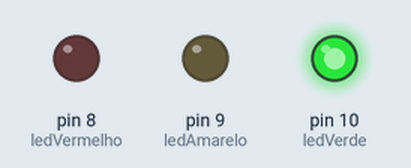
The sketch below on a simulated Arduino Uno, built with avr-gcc and run on an emulated ATmega328P. Parts: output pins drawn as LEDs (lit = HIGH).

Above: at 2.0 s.
At 5.0 s:
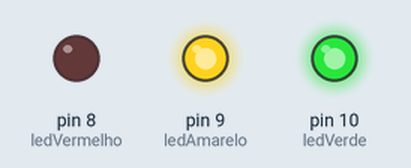
At 8.0 s:
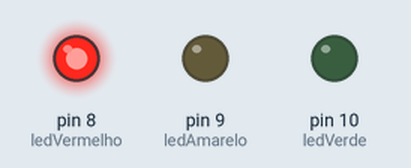
Timing chart, 0 to 13.0 s (numbered marks = the images above):
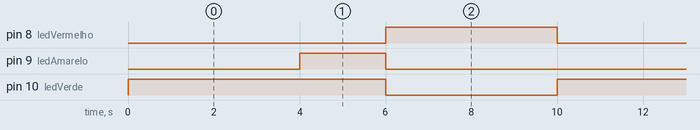

Measured:
- by itself, pin 8 (ledVermelho): alternates HIGH for 4.0 s and LOW for 6.0 s
- by itself, pin 9 (ledAmarelo): alternates HIGH for 2.0 s and LOW for 8.0 s
- by itself, pin 10 (ledVerde): alternates HIGH for 6.0 s and LOW for 4.0 s

The sketch:

SEMAFORO.ino
```cpp
/*
Agora crie o seu próprio código de piscaLED, porém, utilize três LEDs para criar uma implementação de semáforo;
Considere os tempos para as transições;
Verde -> Verde/Amarelo -> Vermelho
Vermelho -> Verde
Obs: Não esqueça de utilizar resistores com o LED
*/

int ledVermelho = 8;
int ledAmarelo = 9;
int ledVerde = 10;

// the setup function runs once when you press reset or power the board
void setup() {
  pinMode(ledVermelho, OUTPUT);
  pinMode(ledAmarelo, OUTPUT);
  pinMode(ledVerde, OUTPUT);
}

// the loop function runs over and over again forever
void loop() {
  digitalWrite(ledVermelho, LOW);
  digitalWrite(ledVerde, HIGH);
  delay(4000);
  digitalWrite(ledAmarelo, HIGH);
  delay(2000);
  digitalWrite(ledVerde, LOW);
  digitalWrite(ledAmarelo, LOW);
  digitalWrite(ledVermelho, HIGH);
  delay(4000);
}
```
